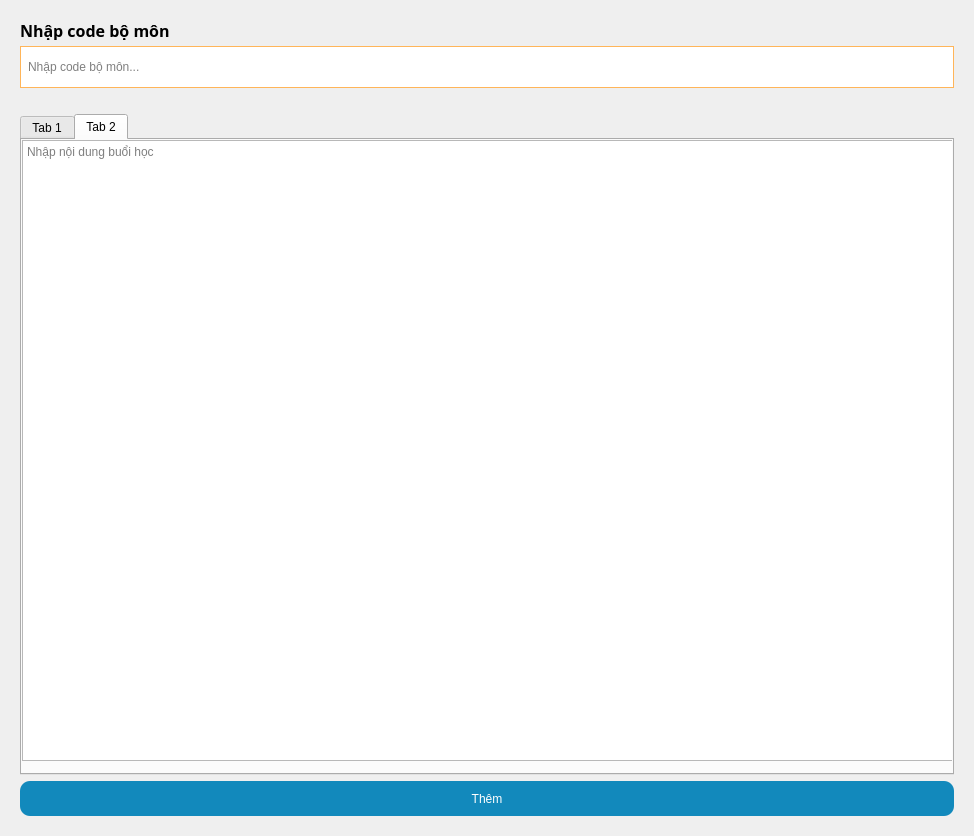
<?xml version="1.0" encoding="UTF-8"?>
<ui version="4.0">
 <class>Tool</class>
 <widget class="QMainWindow" name="Tool">
  <property name="geometry">
   <rect>
    <x>0</x>
    <y>0</y>
    <width>974</width>
    <height>836</height>
   </rect>
  </property>
  <property name="windowTitle">
   <string>Tool</string>
  </property>
  <property name="documentMode">
   <bool>false</bool>
  </property>
  <property name="tabShape">
   <enum>QTabWidget::Rounded</enum>
  </property>
  <widget class="QWidget" name="centralwidget">
   <layout class="QVBoxLayout" name="verticalLayout">
    <property name="leftMargin">
     <number>20</number>
    </property>
    <property name="topMargin">
     <number>20</number>
    </property>
    <property name="rightMargin">
     <number>20</number>
    </property>
    <property name="bottomMargin">
     <number>20</number>
    </property>
    <item>
     <layout class="QVBoxLayout" name="verticalLayout_2">
      <item>
       <widget class="QLabel" name="label_2">
        <property name="maximumSize">
         <size>
          <width>16777215</width>
          <height>20</height>
         </size>
        </property>
        <property name="font">
         <font>
          <family>Open Sans</family>
          <pointsize>12</pointsize>
          <weight>75</weight>
          <bold>true</bold>
         </font>
        </property>
        <property name="text">
         <string>Nhập code bộ môn</string>
        </property>
       </widget>
      </item>
      <item>
       <widget class="QLineEdit" name="txtName">
        <property name="styleSheet">
         <string notr="true">border: 1px solid rgb(255, 181, 89);
padding: 5px;
height: 30px;
text-transform: uppercase;</string>
        </property>
        <property name="placeholderText">
         <string>Nhập code bộ môn...</string>
        </property>
       </widget>
      </item>
      <item>
       <widget class="QLabel" name="lb_message">
        <property name="styleSheet">
         <string notr="true">color: rgb(112, 89, 5);</string>
        </property>
        <property name="text">
         <string/>
        </property>
       </widget>
      </item>
     </layout>
    </item>
    <item>
     <widget class="QTabWidget" name="tabWidget">
      <property name="currentIndex">
       <number>1</number>
      </property>
      <widget class="QWidget" name="tab">
       <attribute name="title">
        <string>Tab 1</string>
       </attribute>
       <layout class="QVBoxLayout" name="verticalLayout_3">
        <item>
         <layout class="QHBoxLayout" name="horizontalLayout_2">
          <item>
           <layout class="QVBoxLayout" name="verticalLayout_10">
            <item>
             <widget class="QLabel" name="label_10">
              <property name="maximumSize">
               <size>
                <width>16777215</width>
                <height>20</height>
               </size>
              </property>
              <property name="font">
               <font>
                <family>Open Sans</family>
                <pointsize>10</pointsize>
               </font>
              </property>
              <property name="text">
               <string>Nội dung buôi 1</string>
              </property>
             </widget>
            </item>
            <item>
             <widget class="QPlainTextEdit" name="_1">
              <property name="styleSheet">
               <string notr="true">border: 1px solid rgb(255, 181, 89);
padding: 5px;
height: 30px;</string>
              </property>
              <property name="plainText">
               <string/>
              </property>
              <property name="placeholderText">
               <string>Buổi 1...</string>
              </property>
             </widget>
            </item>
           </layout>
          </item>
          <item>
           <layout class="QVBoxLayout" name="verticalLayout_11">
            <item>
             <widget class="QLabel" name="label_11">
              <property name="maximumSize">
               <size>
                <width>16777215</width>
                <height>20</height>
               </size>
              </property>
              <property name="font">
               <font>
                <family>Open Sans</family>
                <pointsize>10</pointsize>
               </font>
              </property>
              <property name="text">
               <string>Nội dung buôi 2</string>
              </property>
             </widget>
            </item>
            <item>
             <widget class="QPlainTextEdit" name="_2">
              <property name="styleSheet">
               <string notr="true">border: 1px solid rgb(255, 181, 89);
padding: 5px;
height: 30px;</string>
              </property>
              <property name="plainText">
               <string/>
              </property>
             </widget>
            </item>
           </layout>
          </item>
          <item>
           <layout class="QVBoxLayout" name="verticalLayout_18">
            <item>
             <widget class="QLabel" name="label_18">
              <property name="maximumSize">
               <size>
                <width>16777215</width>
                <height>20</height>
               </size>
              </property>
              <property name="font">
               <font>
                <family>Open Sans</family>
                <pointsize>10</pointsize>
               </font>
              </property>
              <property name="text">
               <string>Nội dung buôi 3</string>
              </property>
             </widget>
            </item>
            <item>
             <widget class="QPlainTextEdit" name="_3">
              <property name="styleSheet">
               <string notr="true">border: 1px solid rgb(255, 181, 89);
padding: 5px;
height: 30px;</string>
              </property>
              <property name="plainText">
               <string/>
              </property>
             </widget>
            </item>
           </layout>
          </item>
         </layout>
        </item>
        <item>
         <layout class="QHBoxLayout" name="horizontalLayout_6">
          <item>
           <layout class="QVBoxLayout" name="verticalLayout_19">
            <item>
             <widget class="QLabel" name="label_19">
              <property name="maximumSize">
               <size>
                <width>16777215</width>
                <height>20</height>
               </size>
              </property>
              <property name="font">
               <font>
                <family>Open Sans</family>
                <pointsize>10</pointsize>
               </font>
              </property>
              <property name="text">
               <string>Nội dung buôi 4</string>
              </property>
             </widget>
            </item>
            <item>
             <widget class="QPlainTextEdit" name="_4">
              <property name="styleSheet">
               <string notr="true">border: 1px solid rgb(255, 181, 89);
padding: 5px;
height: 30px;</string>
              </property>
              <property name="plainText">
               <string/>
              </property>
             </widget>
            </item>
           </layout>
          </item>
          <item>
           <layout class="QVBoxLayout" name="verticalLayout_14">
            <item>
             <widget class="QLabel" name="label_14">
              <property name="maximumSize">
               <size>
                <width>16777215</width>
                <height>20</height>
               </size>
              </property>
              <property name="font">
               <font>
                <family>Open Sans</family>
                <pointsize>10</pointsize>
               </font>
              </property>
              <property name="text">
               <string>Nội dung buôi 5</string>
              </property>
             </widget>
            </item>
            <item>
             <widget class="QPlainTextEdit" name="_5">
              <property name="styleSheet">
               <string notr="true">border: 1px solid rgb(255, 181, 89);
padding: 5px;
height: 30px;</string>
              </property>
              <property name="plainText">
               <string/>
              </property>
             </widget>
            </item>
           </layout>
          </item>
          <item>
           <layout class="QVBoxLayout" name="verticalLayout_15">
            <item>
             <widget class="QLabel" name="label_15">
              <property name="maximumSize">
               <size>
                <width>16777215</width>
                <height>20</height>
               </size>
              </property>
              <property name="font">
               <font>
                <family>Open Sans</family>
                <pointsize>10</pointsize>
               </font>
              </property>
              <property name="text">
               <string>Nội dung buôi 6</string>
              </property>
             </widget>
            </item>
            <item>
             <widget class="QPlainTextEdit" name="_6">
              <property name="font">
               <font>
                <family>Open Sans</family>
                <pointsize>10</pointsize>
               </font>
              </property>
              <property name="styleSheet">
               <string notr="true">border: 1px solid rgb(255, 181, 89);
padding: 5px;
height: 30px;</string>
              </property>
              <property name="plainText">
               <string/>
              </property>
             </widget>
            </item>
           </layout>
          </item>
         </layout>
        </item>
        <item>
         <layout class="QHBoxLayout" name="horizontalLayout_5">
          <item>
           <layout class="QVBoxLayout" name="verticalLayout_16">
            <item>
             <widget class="QLabel" name="label_16">
              <property name="maximumSize">
               <size>
                <width>16777215</width>
                <height>20</height>
               </size>
              </property>
              <property name="font">
               <font>
                <family>Open Sans</family>
                <pointsize>10</pointsize>
               </font>
              </property>
              <property name="text">
               <string>Nội dung buôi 7</string>
              </property>
             </widget>
            </item>
            <item>
             <widget class="QPlainTextEdit" name="_7">
              <property name="styleSheet">
               <string notr="true">border: 1px solid rgb(255, 181, 89);
padding: 5px;
height: 30px;</string>
              </property>
              <property name="plainText">
               <string/>
              </property>
             </widget>
            </item>
           </layout>
          </item>
          <item>
           <layout class="QVBoxLayout" name="verticalLayout_17">
            <item>
             <widget class="QLabel" name="label_17">
              <property name="maximumSize">
               <size>
                <width>16777215</width>
                <height>20</height>
               </size>
              </property>
              <property name="font">
               <font>
                <family>Open Sans</family>
                <pointsize>10</pointsize>
               </font>
              </property>
              <property name="text">
               <string>Nội dung buôi 8</string>
              </property>
             </widget>
            </item>
            <item>
             <widget class="QPlainTextEdit" name="_8">
              <property name="font">
               <font>
                <family>Open Sans</family>
                <pointsize>10</pointsize>
               </font>
              </property>
              <property name="styleSheet">
               <string notr="true">border: 1px solid rgb(255, 181, 89);
padding: 5px;
height: 30px;</string>
              </property>
              <property name="plainText">
               <string/>
              </property>
             </widget>
            </item>
           </layout>
          </item>
          <item>
           <layout class="QVBoxLayout" name="verticalLayout_22">
            <item>
             <widget class="QLabel" name="label_22">
              <property name="maximumSize">
               <size>
                <width>16777215</width>
                <height>20</height>
               </size>
              </property>
              <property name="font">
               <font>
                <family>Open Sans</family>
                <pointsize>10</pointsize>
               </font>
              </property>
              <property name="text">
               <string>Nội dung buôi 9</string>
              </property>
             </widget>
            </item>
            <item>
             <widget class="QPlainTextEdit" name="_9">
              <property name="styleSheet">
               <string notr="true">border: 1px solid rgb(255, 181, 89);
padding: 5px;
height: 30px;</string>
              </property>
              <property name="plainText">
               <string/>
              </property>
             </widget>
            </item>
           </layout>
          </item>
         </layout>
        </item>
        <item>
         <layout class="QHBoxLayout" name="horizontalLayout_8">
          <item>
           <layout class="QVBoxLayout" name="verticalLayout_23">
            <item>
             <widget class="QLabel" name="label_23">
              <property name="maximumSize">
               <size>
                <width>16777215</width>
                <height>20</height>
               </size>
              </property>
              <property name="font">
               <font>
                <family>Open Sans</family>
                <pointsize>10</pointsize>
               </font>
              </property>
              <property name="text">
               <string>Nội dung buôi 10</string>
              </property>
             </widget>
            </item>
            <item>
             <widget class="QPlainTextEdit" name="_10">
              <property name="font">
               <font>
                <family>Open Sans</family>
                <pointsize>10</pointsize>
               </font>
              </property>
              <property name="styleSheet">
               <string notr="true">border: 1px solid rgb(255, 181, 89);
padding: 5px;
height: 30px;</string>
              </property>
              <property name="plainText">
               <string/>
              </property>
             </widget>
            </item>
           </layout>
          </item>
          <item>
           <layout class="QVBoxLayout" name="verticalLayout_20">
            <item>
             <widget class="QLabel" name="label_20">
              <property name="maximumSize">
               <size>
                <width>16777215</width>
                <height>20</height>
               </size>
              </property>
              <property name="font">
               <font>
                <family>Open Sans</family>
                <pointsize>10</pointsize>
               </font>
              </property>
              <property name="text">
               <string>Nội dung buôi 11</string>
              </property>
             </widget>
            </item>
            <item>
             <widget class="QPlainTextEdit" name="_11">
              <property name="styleSheet">
               <string notr="true">border: 1px solid rgb(255, 181, 89);
padding: 5px;
height: 30px;</string>
              </property>
              <property name="plainText">
               <string/>
              </property>
             </widget>
            </item>
           </layout>
          </item>
          <item>
           <layout class="QVBoxLayout" name="verticalLayout_21">
            <item>
             <widget class="QLabel" name="label_21">
              <property name="maximumSize">
               <size>
                <width>16777215</width>
                <height>20</height>
               </size>
              </property>
              <property name="font">
               <font>
                <family>Open Sans</family>
                <pointsize>10</pointsize>
               </font>
              </property>
              <property name="text">
               <string>Nội dung buôi 12</string>
              </property>
             </widget>
            </item>
            <item>
             <widget class="QPlainTextEdit" name="_12">
              <property name="font">
               <font>
                <family>Open Sans</family>
                <pointsize>10</pointsize>
               </font>
              </property>
              <property name="styleSheet">
               <string notr="true">border: 1px solid rgb(255, 181, 89);
padding: 5px;
height: 30px;</string>
              </property>
              <property name="plainText">
               <string/>
              </property>
             </widget>
            </item>
           </layout>
          </item>
         </layout>
        </item>
        <item>
         <layout class="QHBoxLayout" name="horizontalLayout">
          <item>
           <layout class="QVBoxLayout" name="verticalLayout_25">
            <item>
             <widget class="QLabel" name="label_25">
              <property name="maximumSize">
               <size>
                <width>16777215</width>
                <height>20</height>
               </size>
              </property>
              <property name="font">
               <font>
                <family>Open Sans</family>
                <pointsize>10</pointsize>
               </font>
              </property>
              <property name="text">
               <string>Nội dung buôi 13</string>
              </property>
             </widget>
            </item>
            <item>
             <widget class="QPlainTextEdit" name="_13">
              <property name="font">
               <font>
                <family>Open Sans</family>
                <pointsize>10</pointsize>
               </font>
              </property>
              <property name="styleSheet">
               <string notr="true">border: 1px solid rgb(255, 181, 89);
padding: 5px;
height: 30px;</string>
              </property>
              <property name="plainText">
               <string/>
              </property>
             </widget>
            </item>
           </layout>
          </item>
          <item>
           <layout class="QVBoxLayout" name="verticalLayout_24">
            <item>
             <widget class="QLabel" name="label_24">
              <property name="maximumSize">
               <size>
                <width>16777215</width>
                <height>20</height>
               </size>
              </property>
              <property name="font">
               <font>
                <family>Open Sans</family>
                <pointsize>10</pointsize>
               </font>
              </property>
              <property name="text">
               <string>Nội dung buôi 14</string>
              </property>
             </widget>
            </item>
            <item>
             <widget class="QPlainTextEdit" name="_14">
              <property name="font">
               <font>
                <family>Open Sans</family>
                <pointsize>10</pointsize>
               </font>
              </property>
              <property name="styleSheet">
               <string notr="true">border: 1px solid rgb(255, 181, 89);
padding: 5px;
height: 30px;</string>
              </property>
              <property name="plainText">
               <string/>
              </property>
             </widget>
            </item>
           </layout>
          </item>
         </layout>
        </item>
        <item>
         <layout class="QHBoxLayout" name="horizontalLayout_4"/>
        </item>
       </layout>
      </widget>
      <widget class="QWidget" name="tab_2">
       <attribute name="title">
        <string>Tab 2</string>
       </attribute>
       <widget class="QPlainTextEdit" name="plainTextEdit">
        <property name="geometry">
         <rect>
          <x>0</x>
          <y>0</y>
          <width>931</width>
          <height>621</height>
         </rect>
        </property>
        <property name="placeholderText">
         <string>Nhập nội dung buổi học</string>
        </property>
       </widget>
      </widget>
     </widget>
    </item>
    <item>
     <spacer name="verticalSpacer">
      <property name="orientation">
       <enum>Qt::Vertical</enum>
      </property>
      <property name="sizeHint" stdset="0">
       <size>
        <width>20</width>
        <height>40</height>
       </size>
      </property>
     </spacer>
    </item>
    <item>
     <widget class="QPushButton" name="btnSave">
      <property name="styleSheet">
       <string notr="true">background: rgb(18, 137, 188);
border:none;
color: #fff;
height: 35px;
border-radius: 10px;</string>
      </property>
      <property name="text">
       <string>Thêm</string>
      </property>
     </widget>
    </item>
   </layout>
  </widget>
 </widget>
 <resources/>
 <connections/>
</ui>
